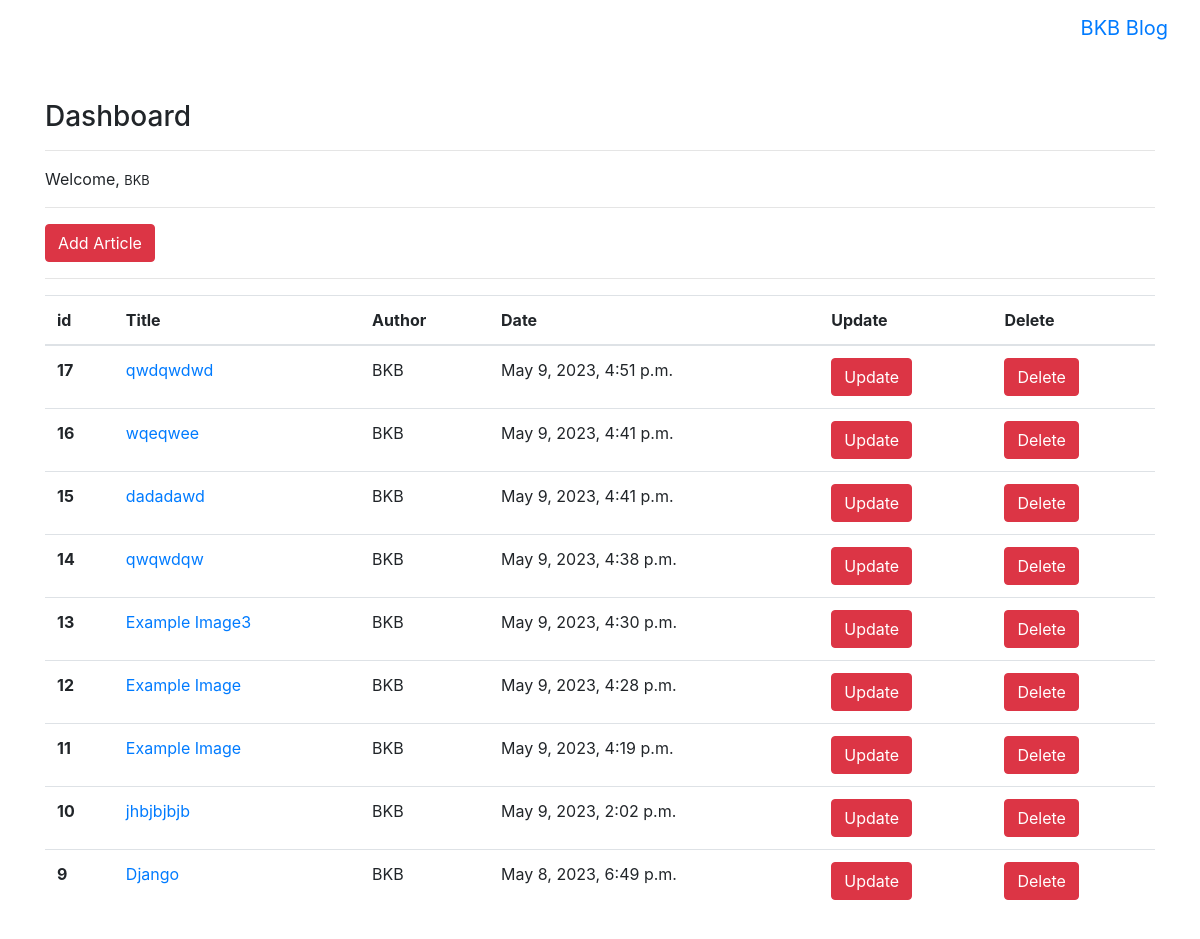
The app's page /articles/dashboard/ (signed in), older data.
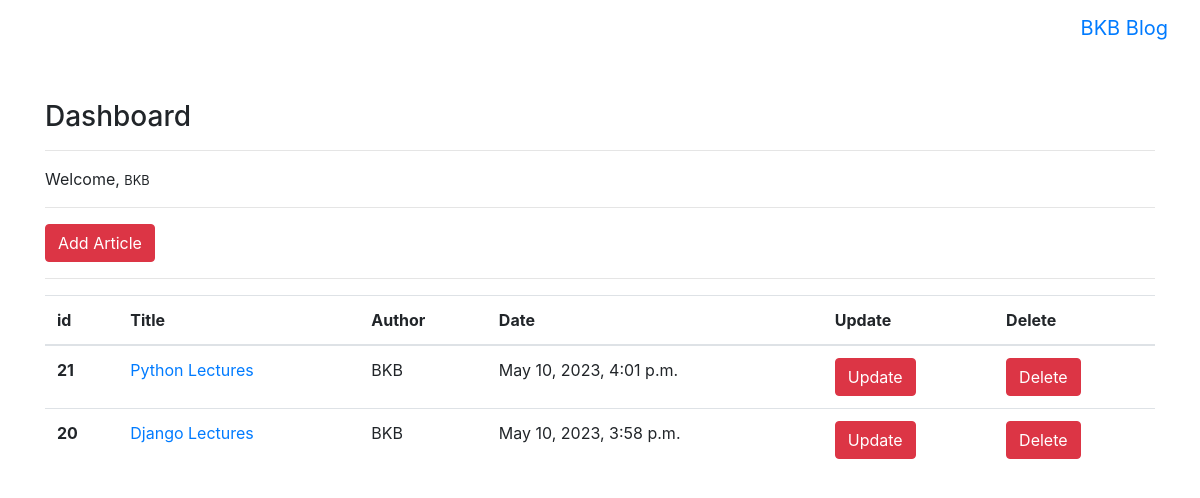
The same page, newer data.
### article/models.py (models this page shows, shortened)
class Article(models.Model):
    author = models.ForeignKey("auth.User", on_delete = models.CASCADE)
    title = models.CharField(max_length = 50)
    content = RichTextField()
    created_date = models.DateTimeField(auto_now_add = True)
    article_image = models.FileField(blank = True, null = True, verbose_name = "Add image to the article")
    class Meta:
        ordering = ['-created_date']

### article/views.py (the view)
# urls.py: path('dashboard/', views.dashboard, name = "dashboard"),
@login_required(login_url = "user:login")
def dashboard(request):
     articles = Article.objects.filter(author = request.user)
     context = {
          "articles" : articles
     }
     return render(request, "dashboard.html", context)

### templates/dashboard.html
{% extends "layout.html" %} {% block body %}
<h3>Dashboard</h3>
<hr />
<p>Welcome, <small>{{ request.user.username }}</small></p>
<hr />
<a class="btn btn-danger" href="{% url 'article:addarticle' %}">Add Article</a>
<hr />
{% if articles %}
<table class="table">
  <thead>
    <tr>
      <th scope="col">id</th>
      <th scope="col">Title</th>
      <th scope="col">Author</th>
      <th scope="col">Date</th>
      <th scope="col">Update</th>
      <th scope="col">Delete</th>
    </tr>
  </thead>
  <tbody>
    {% for article in articles %}
    <tr>
      <th scope="row">{{ article.id }}</th>
      <td>
        <a href="{% url 'article:detail' article.id %}">{{ article.title }}</a>
      </td>
      <td>{{ article.author.username }}</td>
      <td>{{ article.created_date }}</td>
      <td>
        <a href="{% url 'article:update' article.id %}" class="btn btn-danger"
          >Update</a
        >
      </td>
      <td>
        <a href="{% url 'article:delete' article.id %}" class="btn btn-danger"
          >Delete</a
        >
      </td>
    </tr>
    {% endfor %}
  </tbody>
</table>
{% else %}
<div class="alert alert-danger">You don't have an article yet.</div>
{% endif %} {% endblock %}

### templates/layout.html (shortened to what this page needs)
<!DOCTYPE html>
<html lang="en">
  <head>
    <link
      rel="stylesheet"
      href="https://maxcdn.bootstrapcdn.com/bootstrap/4.0.0-alpha.6/css/bootstrap.min.css"
    />
  </head>
  <body>
    {% include "includes/navbar.html" %}
    <div style="margin-top : 100px; margin-bottom : 100px" class="container">
      {% block body %}
      {% endblock %}
    </div>
  </body>
</html>

### templates/includes/navbar.html (shortened to what this page needs)
<nav class="navbar navbar-toggleable-md navbar-inverse fixed-top bg-inverse">
  <button
    class="navbar-toggler navbar-toggler-right"
    type="button"
    data-toggle="collapse"
    data-target="#navbarCollapse"
    aria-controls="navbarCollapse"
    aria-expanded="false"
    aria-label="Toggle navigation"
  >
    <span class="navbar-toggler-icon"></span>
  </button>
  <a class="navbar-brand" href="{% url 'index' %}">BKB Blog</a>
</nav>

Row changes from the older to the newer data that the page shows:
removed Article: id "17", title "qwdqwdwd", author.username "BKB", created_date "May 9, 2023, 4:51 p.m."
removed Article: id "16", title "wqeqwee", author.username "BKB", created_date "May 9, 2023, 4:41 p.m."
removed Article: id "15", title "dadadawd", author.username "BKB", created_date "May 9, 2023, 4:41 p.m."
removed Article: id "14", title "qwqwdqw", author.username "BKB", created_date "May 9, 2023, 4:38 p.m."
removed Article: id "13", title "Example Image3", author.username "BKB", created_date "May 9, 2023, 4:30 p.m."
removed Article: id "12", title "Example Image", author.username "BKB", created_date "May 9, 2023, 4:28 p.m."
removed Article: id "11", title "Example Image", author.username "BKB", created_date "May 9, 2023, 4:19 p.m."
removed Article: id "10", title "jhbjbjbjb", author.username "BKB", created_date "May 9, 2023, 2:02 p.m."
removed Article: id "9", title "Django", author.username "BKB", created_date "May 8, 2023, 6:49 p.m."
added Article: id "21", title "Python Lectures", author.username "BKB", created_date "May 10, 2023, 4:01 p.m."
added Article: id "20", title "Django Lectures", author.username "BKB", created_date "May 10, 2023, 3:58 p.m."
